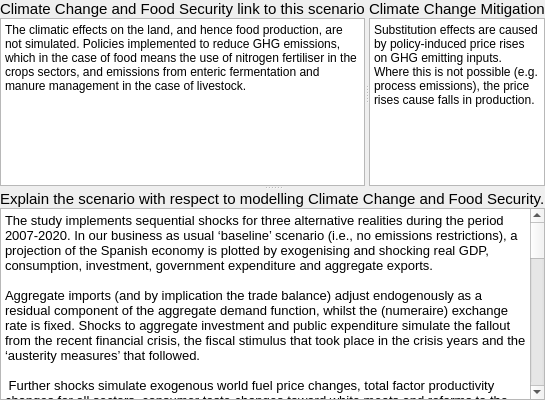
         <widget class="QSplitter" name="splitter_2">
          <property name="sizePolicy">
           <sizepolicy hsizetype="Preferred" vsizetype="Expanding">
            <horstretch>0</horstretch>
            <verstretch>1</verstretch>
           </sizepolicy>
          </property>
          <property name="orientation">
           <enum>Qt::Vertical</enum>
          </property>
          <property name="childrenCollapsible">
           <bool>false</bool>
          </property>
          <widget class="QSplitter" name="splitter">
           <property name="sizePolicy">
            <sizepolicy hsizetype="Expanding" vsizetype="Preferred">
             <horstretch>0</horstretch>
             <verstretch>1</verstretch>
            </sizepolicy>
           </property>
           <property name="orientation">
            <enum>Qt::Horizontal</enum>
           </property>
           <property name="childrenCollapsible">
            <bool>false</bool>
           </property>
           <widget class="QWidget" name="layoutWidget">
            <layout class="QVBoxLayout" name="verticalLayout_17">
             <property name="spacing">
              <number>0</number>
             </property>
             <item>
              <layout class="QHBoxLayout" name="horizontalLayout_12">
               <item>
                <widget class="QLabel" name="lblOverviewCCFSLinkToScenario_9">
                 <property name="font">
                  <font>
                   <pointsize>11</pointsize>
                  </font>
                 </property>
                 <property name="text">
                  <string>Climate Change and Food Security link to this scenario</string>
                 </property>
                </widget>
               </item>
              </layout>
             </item>
             <item>
              <widget class="QTextBrowser" name="tbrOverviewCCFSLinkToScenario">
               <property name="sizePolicy">
                <sizepolicy hsizetype="Expanding" vsizetype="Expanding">
                 <horstretch>0</horstretch>
                 <verstretch>0</verstretch>
                </sizepolicy>
               </property>
               <property name="font">
                <font>
                 <pointsize>9</pointsize>
                </font>
               </property>
               <property name="html">
                <string>&lt;!DOCTYPE HTML PUBLIC &quot;-//W3C//DTD HTML 4.0//EN&quot; &quot;http://www.w3.org/TR/REC-html40/strict.dtd&quot;&gt;
&lt;html&gt;&lt;head&gt;&lt;meta name=&quot;qrichtext&quot; content=&quot;1&quot; /&gt;&lt;style type=&quot;text/css&quot;&gt;
p, li { white-space: pre-wrap; }
&lt;/style&gt;&lt;/head&gt;&lt;body style=&quot; font-family:'.Lucida Grande UI'; font-size:9pt; font-weight:400; font-style:normal;&quot;&gt;
&lt;p style=&quot; margin-top:0px; margin-bottom:0px; margin-left:0px; margin-right:0px; -qt-block-indent:0; text-indent:0px;&quot;&gt;The climatic effects on the land, and hence food production, are not simulated. Policies implemented to reduce GHG emissions, which in the case of food means the use of nitrogen fertiliser in the crops sectors, and emissions from enteric fermentation and manure management in the case of livestock.&lt;/p&gt;&lt;/body&gt;&lt;/html&gt;</string>
               </property>
              </widget>
             </item>
            </layout>
           </widget>
           <widget class="QWidget" name="layoutWidget_1">
            <layout class="QVBoxLayout" name="verticalLayout_16">
             <property name="spacing">
              <number>0</number>
             </property>
             <item>
              <layout class="QHBoxLayout" name="horizontalLayout_11">
               <item>
                <widget class="QLabel" name="lblOverviewCCMitigation">
                 <property name="font">
                  <font>
                   <pointsize>11</pointsize>
                  </font>
                 </property>
                 <property name="text">
                  <string>Climate Change Mitigation</string>
                 </property>
                </widget>
               </item>
              </layout>
             </item>
             <item>
              <widget class="QTextBrowser" name="tbrOverviewCCMitigation">
               <property name="sizePolicy">
                <sizepolicy hsizetype="Expanding" vsizetype="Expanding">
                 <horstretch>0</horstretch>
                 <verstretch>0</verstretch>
                </sizepolicy>
               </property>
               <property name="font">
                <font>
                 <pointsize>9</pointsize>
                </font>
               </property>
               <property name="html">
                <string>&lt;!DOCTYPE HTML PUBLIC &quot;-//W3C//DTD HTML 4.0//EN&quot; &quot;http://www.w3.org/TR/REC-html40/strict.dtd&quot;&gt;
&lt;html&gt;&lt;head&gt;&lt;meta name=&quot;qrichtext&quot; content=&quot;1&quot; /&gt;&lt;style type=&quot;text/css&quot;&gt;
p, li { white-space: pre-wrap; }
&lt;/style&gt;&lt;/head&gt;&lt;body style=&quot; font-family:'.Lucida Grande UI'; font-size:9pt; font-weight:400; font-style:normal;&quot;&gt;
&lt;p style=&quot; margin-top:0px; margin-bottom:0px; margin-left:0px; margin-right:0px; -qt-block-indent:0; text-indent:0px;&quot;&gt;Substitution effects are caused by policy-induced price rises on GHG emitting inputs. Where this is not possible (e.g. process emissions), the price rises cause falls in production.&lt;/p&gt;&lt;/body&gt;&lt;/html&gt;</string>
               </property>
              </widget>
             </item>
            </layout>
           </widget>
          </widget>
          <widget class="QWidget" name="layoutWidget_2">
           <layout class="QVBoxLayout" name="verticalLayout_18" stretch="0,2">
            <property name="spacing">
             <number>0</number>
            </property>
            <property name="sizeConstraint">
             <enum>QLayout::SetMaximumSize</enum>
            </property>
            <item>
             <layout class="QHBoxLayout" name="horizontalLayout_10">
              <item>
               <widget class="QLabel" name="lblOverviewExplainWrtCCFS">
                <property name="font">
                 <font>
                  <pointsize>11</pointsize>
                 </font>
                </property>
                <property name="text">
                 <string>Explain the scenario with respect to modelling Climate Change and Food Security.</string>
                </property>
               </widget>
              </item>
             </layout>
            </item>
            <item>
             <widget class="QTextEdit" name="tedOverviewExplainWrtCCFS">
              <property name="sizePolicy">
               <sizepolicy hsizetype="Expanding" vsizetype="Expanding">
                <horstretch>0</horstretch>
                <verstretch>2</verstretch>
               </sizepolicy>
              </property>
              <property name="html">
               <string>&lt;!DOCTYPE HTML PUBLIC &quot;-//W3C//DTD HTML 4.0//EN&quot; &quot;http://www.w3.org/TR/REC-html40/strict.dtd&quot;&gt;
&lt;html&gt;&lt;head&gt;&lt;meta name=&quot;qrichtext&quot; content=&quot;1&quot; /&gt;&lt;style type=&quot;text/css&quot;&gt;
p, li { white-space: pre-wrap; }
&lt;/style&gt;&lt;/head&gt;&lt;body style=&quot; font-family:'.Lucida Grande UI'; font-size:11pt; font-weight:400; font-style:normal;&quot;&gt;
&lt;p style=&quot; margin-top:0px; margin-bottom:0px; margin-left:0px; margin-right:0px; -qt-block-indent:0; text-indent:0px;&quot;&gt;&lt;span style=&quot; font-size:10pt;&quot;&gt;The study implements sequential shocks for three alternative realities during the period 2007-2020. In our business as usual ‘baseline’ scenario (i.e., no emissions restrictions), a projection of the Spanish economy is plotted by exogenising and shocking real GDP, consumption, investment, government expenditure and aggregate exports. &lt;/span&gt;&lt;/p&gt;
&lt;p style=&quot;-qt-paragraph-type:empty; margin-top:0px; margin-bottom:0px; margin-left:0px; margin-right:0px; -qt-block-indent:0; text-indent:0px; font-size:10pt;&quot;&gt;&lt;br /&gt;&lt;/p&gt;
&lt;p style=&quot; margin-top:0px; margin-bottom:0px; margin-left:0px; margin-right:0px; -qt-block-indent:0; text-indent:0px;&quot;&gt;&lt;span style=&quot; font-size:10pt;&quot;&gt;Aggregate imports (and by implication the trade balance) adjust endogenously as a residual component of the aggregate demand function, whilst the (numeraire) exchange rate is fixed. Shocks to aggregate investment and public expenditure simulate the fallout from the recent financial crisis, the fiscal stimulus that took place in the crisis years and the ‘austerity measures’ that followed.&lt;/span&gt;&lt;/p&gt;
&lt;p style=&quot;-qt-paragraph-type:empty; margin-top:0px; margin-bottom:0px; margin-left:0px; margin-right:0px; -qt-block-indent:0; text-indent:0px; font-size:10pt;&quot;&gt;&lt;br /&gt;&lt;/p&gt;
&lt;p style=&quot; margin-top:0px; margin-bottom:0px; margin-left:0px; margin-right:0px; -qt-block-indent:0; text-indent:0px;&quot;&gt;&lt;span style=&quot; font-size:10pt;&quot;&gt; Further shocks simulate exogenous world fuel price changes, total factor productivity changes for all sectors, consumer taste changes toward white meats and reforms to the CAP. For the duration of the baseline scenario, emissions in all sectors are free to rise or fall in line with the endogenously determined behaviour of their drivers.    &lt;/span&gt;&lt;/p&gt;
&lt;p style=&quot;-qt-paragraph-type:empty; margin-top:0px; margin-bottom:0px; margin-left:0px; margin-right:0px; -qt-block-indent:0; text-indent:0px; font-size:10pt;&quot;&gt;&lt;br /&gt;&lt;/p&gt;
&lt;p style=&quot; margin-top:0px; margin-bottom:0px; margin-left:0px; margin-right:0px; -qt-block-indent:0; text-indent:0px;&quot;&gt;&lt;span style=&quot; font-size:10pt;&quot;&gt;Scenario EPol contemplates the impact of EU environmental policy as prescribed by current Kyoto targets and a number of EU policy initiatives.. To gauge the macroeconomic impacts on Spain’s economy, appropriate macroeconomic ‘shifter’ variables are exogenised to allow each component of aggregate demand (i.e., real GDP, consumption, investment, etc.) to become endogenous. These shifter variables assume their exact same values as recorded in the baseline, where any additional impacts on GDP, consumption, investment etc. are attributed to the incremental impacts of emissions targets.    &lt;/span&gt;&lt;/p&gt;
&lt;p style=&quot;-qt-paragraph-type:empty; margin-top:0px; margin-bottom:0px; margin-left:0px; margin-right:0px; -qt-block-indent:0; text-indent:0px; font-size:10pt;&quot;&gt;&lt;br /&gt;&lt;/p&gt;
&lt;p style=&quot; margin-top:0px; margin-bottom:0px; margin-left:0px; margin-right:0px; -qt-block-indent:0; text-indent:0px;&quot;&gt;&lt;span style=&quot; font-size:10pt;&quot;&gt;The ETS permit price is exogenous (small country assumption), which allows for endogenous changes in pan-European imports/exports of permits at the given price. Thus, shocks to ETS permit prices follow historical trends up to 2011, whilst from 2012 the price is projected forward linearly in order to meet a final price of €50 ton-1 of CO2.  Domestic ETS permits, which are controlled exogenously, are grandfathered until 2012. Full auctioning then becomes the rule for the electricity sector from 2013, whilst the remaining ETS sectors linearly increase the proportion of permits to be auctioned towards a 70% target by 2020 (European Parliament, 2009b). In the non-ETS sectors, with the enforcing of emissions limits in scenario EPol, the MAC assumes a positive value in those cases where limits become binding and therefore abatement is necessary.     &lt;/span&gt;&lt;/p&gt;
&lt;p style=&quot;-qt-paragraph-type:empty; margin-top:0px; margin-bottom:0px; margin-left:0px; margin-right:0px; -qt-block-indent:0; text-indent:0px; font-size:10pt;&quot;&gt;&lt;br /&gt;&lt;/p&gt;
&lt;p style=&quot; margin-top:0px; margin-bottom:0px; margin-left:0px; margin-right:0px; -qt-block-indent:0; text-indent:0px;&quot;&gt;&lt;span style=&quot; font-size:10pt;&quot;&gt;Agriculture is initially required to meet the 2012 Kyoto target, and subsequently the 2020 diffuse sector target, whilst they are expected to remain outside the ETS for the whole period (Ancev, 2011).  Since there remain non-diffuse sector emission flows outside the scope of the ETS that are not explicitly covered by emissions policy beyond the 2012 Kyoto target, Kyoto ceiling limits are maintained from 2013-2020. In scenario EPol the model closure is modified so that Spanish intra-EU commodity import prices rise (relative to the baseline) in direct proportion to environmental policy driven (Spanish) commodity export price rises.  &lt;/span&gt;&lt;/p&gt;
&lt;p style=&quot;-qt-paragraph-type:empty; margin-top:0px; margin-bottom:0px; margin-left:0px; margin-right:0px; -qt-block-indent:0; text-indent:0px; font-size:10pt;&quot;&gt;&lt;br /&gt;&lt;/p&gt;
&lt;p style=&quot; margin-top:0px; margin-bottom:0px; margin-left:0px; margin-right:0px; -qt-block-indent:0; text-indent:0px;&quot;&gt;&lt;span style=&quot; font-size:10pt;&quot;&gt;This assumption implies that EU trade will be at a competitive disadvantage to non-EU trade since (i) EU emissions reductions are stricter over the time horizon of our experiment (in the absence of a ‘Kyoto II’ agreement) and (ii) two large non-EU (agricultural) traders, the USA and Canada, are not are not signatory members of the Kyoto Protocol.    &lt;/span&gt;&lt;/p&gt;
&lt;p style=&quot;-qt-paragraph-type:empty; margin-top:0px; margin-bottom:0px; margin-left:0px; margin-right:0px; -qt-block-indent:0; text-indent:0px; font-size:10pt;&quot;&gt;&lt;br /&gt;&lt;/p&gt;
&lt;p style=&quot; margin-top:0px; margin-bottom:0px; margin-left:0px; margin-right:0px; -qt-block-indent:0; text-indent:0px;&quot;&gt;&lt;span style=&quot; font-size:10pt;&quot;&gt;Scenario EPolComp is identical to EPol, except that it ensures that post-Kyoto (2013-2020) environmental policies are cost neutral for all the Spanish agricultural sectors. In other words, all revenue accrued from agricultural environmental taxes is returned via a lump sum payment to each agricultural sector. &lt;/span&gt;&lt;/p&gt;
&lt;p style=&quot;-qt-paragraph-type:empty; margin-top:0px; margin-bottom:0px; margin-left:0px; margin-right:0px; -qt-block-indent:0; text-indent:0px; font-size:10pt;&quot;&gt;&lt;br /&gt;&lt;/p&gt;
&lt;p style=&quot; margin-top:0px; margin-bottom:0px; margin-left:0px; margin-right:0px; -qt-block-indent:0; text-indent:0px;&quot;&gt;&lt;span style=&quot; font-size:10pt;&quot;&gt;Given that the budget allocations are already agreed up to 2013, it is not envisaged that further farm payments will be made prior to this date. Of particular interest here are the effects, relative to scenario 2, on food prices, agricultural employment and farm household incomes.&lt;/span&gt;&lt;/p&gt;&lt;/body&gt;&lt;/html&gt;</string>
              </property>
             </widget>
            </item>
           </layout>
          </widget>
         </widget>
